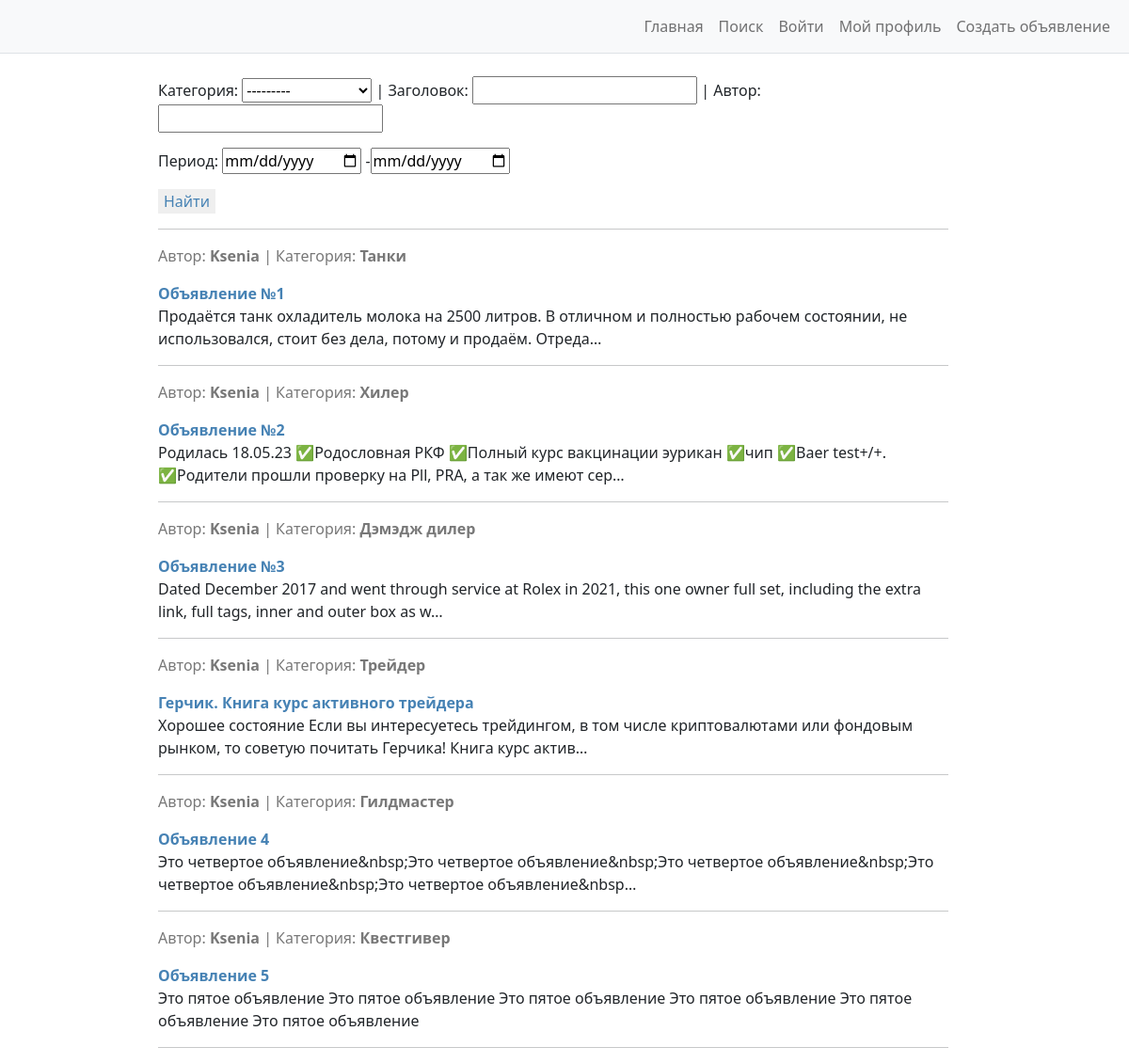
/search/, run on an earlier commit of the app's database.
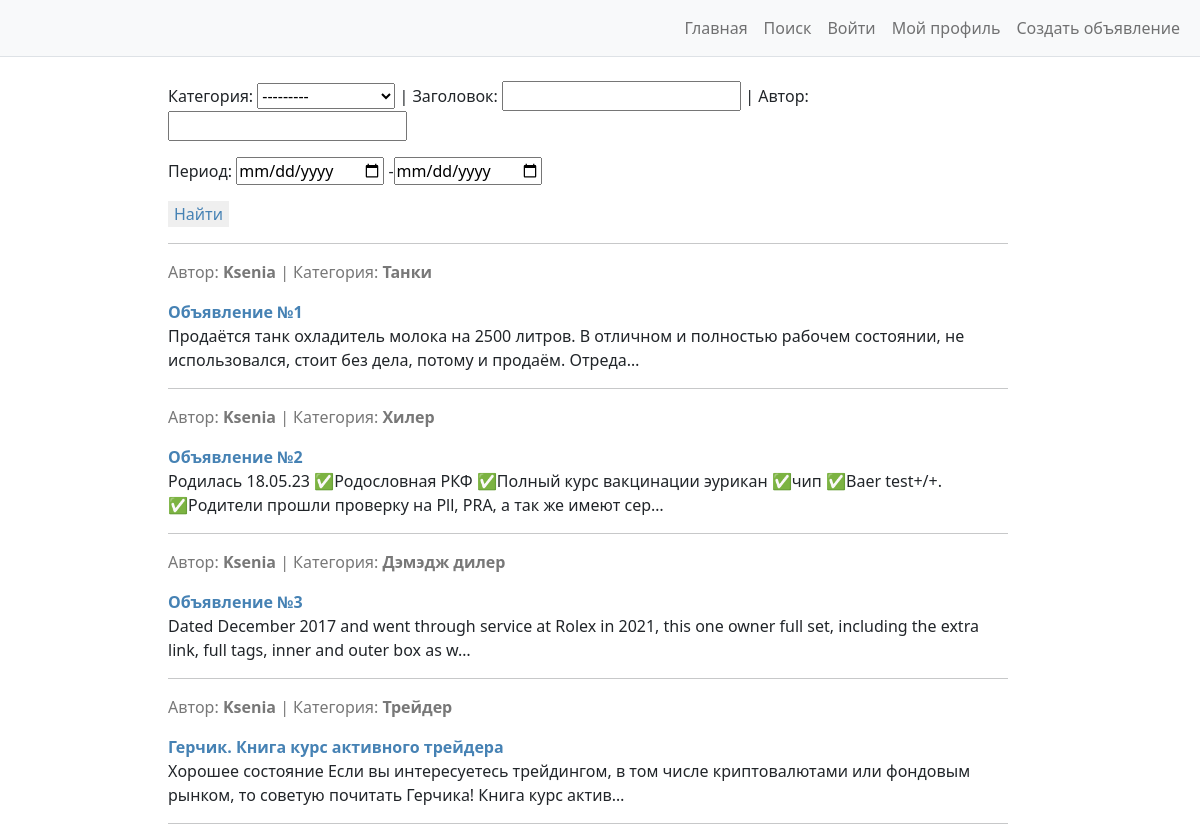
And on a later commit of the database.
### advertisments/models.py (models this page shows, shortened)
class Ad(models.Model):
    pub_date = models.DateTimeField(
        auto_now_add=True
    )
    author = models.ForeignKey(
        to=User,
        on_delete=models.CASCADE,
    )
    title = models.CharField(
        max_length=255,
        help_text='До 255 символов',
    )
    category = models.CharField(
        max_length=18,
        choices=CATEGORIES,
        default=None,
    )
    content = RichTextUploadingField(
        blank=True
    )
    class Meta:
        ordering = ['pub_date']
        verbose_name = 'Объявление'
        verbose_name_plural = 'Объявления'

### advertisments/views.py (the view)
# urls.py: path('search/', AdsSearchView.as_view(), name = 'ads_search'),
class AdsSearchView(ListView):
    model = Ad
    template_name = 'ads_search.html'
    context_object_name = 'ads'
    def get_context_data(self, *, object_list=None, **kwargs):
        context = super().get_context_data()
        context['filter'] = AdsFilter(self.request.GET, queryset=self.get_queryset())
        return context

### advertisments/templates/ads_search.html
{% extends 'base.html' %}
{% block content %}
<div class="container-fluid" id="centerLayer">
    <br />
    <form method="GET">
        <p>
            Категория: {{ filter.form.category }} |
            Заголовок: {{ filter.form.title }} |
            Автор: {{ filter.form.author }}
        </p>
        <p>
            Период: {{ filter.form.pub_date }}
        </p>
        <p>
            <input type="submit" value="Найти" style="color: #4682B4; border: #4682B4">
        </p>
        <hr>
    </form>
    {% if ads %}
        {% for ad in filter.qs %}
            <p style="color:rgb(120, 120, 120)">
                Автор: <b>{{ ad.author }}</b> | Категория: <b>{{ ad.category }}</b>
            </p>
            <p>
                <a style="color:#4682B4" href="{% url 'ads_detail' ad.id %}"><b>{{ ad.title }}</b></a>
                <br />
                {{ ad.content|striptags|truncatechars:150 }}
            </p>
            <hr>
        {% endfor %}
    {% else %}
        <h3>К сожалению, объявлений, подходящих по данным параметрам нет.</h3>
    {% endif %}
</div>
{% endblock content %}

What changed in the data, as far as the page shows it:
removed Ad: author "Ksenia", category "Гилдмастер", title "Объявление 4", content "Это четвертое объявление&nbsp;Это четвертое объявление&nbsp;Это четвертое объявление&nbsp;Это четвертое объявление&nbsp;Это четвертое объявление&nbsp…"
removed Ad: author "Ksenia", category "Квестгивер", title "Объявление 5", content "Это пятое объявление Это пятое объявление Это пятое объявление Это пятое объявление Это пятое объявление Это пятое объявление"
